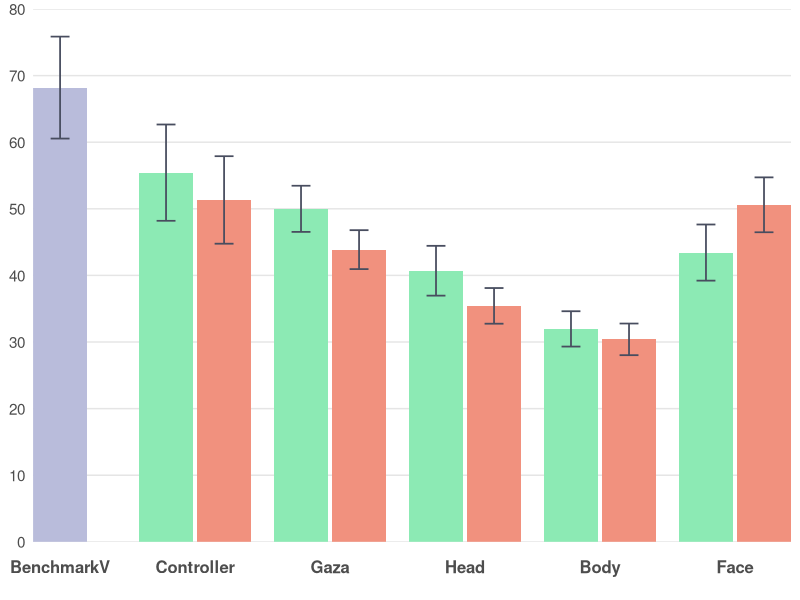
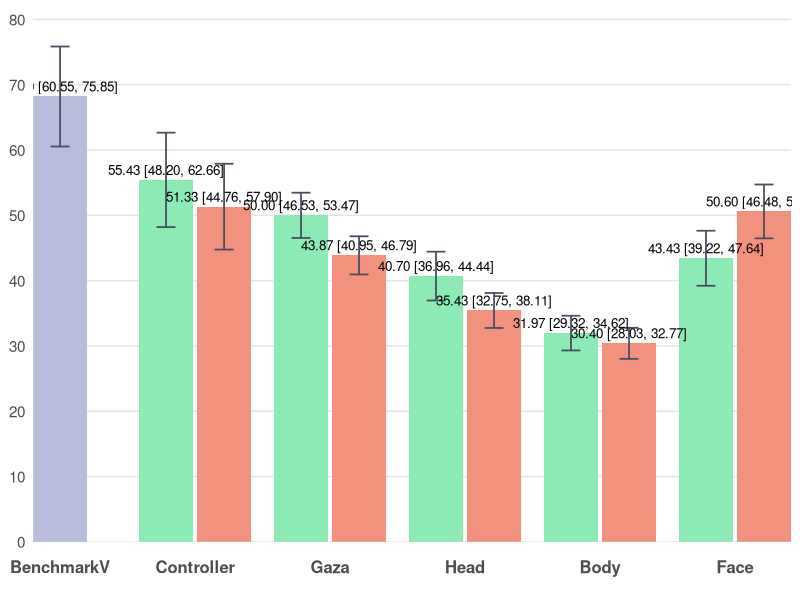

Here is the R script that generated these plots, in order:
# ================= Packages =================
if (!require(ggplot2)) install.packages("ggplot2")
library(ggplot2)

# ================= Data =================
bench_mean <- 68.20; bench_sd <- 20.50

dat <- data.frame(
  Category = c("BenchmarkV",
               "Controller","Controller",
               "Gaza","Gaza",
               "Head","Head",
               "Body","Body",
               "Face","Face"),
  slot     = c("C",
               "L","R",
               "L","R",
               "L","R",
               "L","R",
               "L","R"),
  series   = c("BenchmarkV",
               "Easy","Hard",
               "Easy","Hard",
               "Easy","Hard",
               "Easy","Hard",
               "Easy","Hard"),
  mean     = c(bench_mean,
               55.43, 51.33,
               50.00, 43.87,
               40.70, 35.43,
               31.97, 30.40,
               43.43, 50.60),
  sd       = c(bench_sd,
               19.36, 17.59,
               9.28,  7.82,
               10.01, 7.17,
               7.11,  6.36,
               11.28, 11.04),
  stringsAsFactors = FALSE
)

# 固定横轴顺序
dat$Category <- factor(dat$Category,
  levels = c("BenchmarkV","Controller","Gaza","Head","Body","Face"))
dat$slot   <- factor(dat$slot, levels = c("L","C","R"))
dat$series <- factor(dat$series, levels = c("Easy","BenchmarkV","Hard"))

# ================= 手动定位（确保居中+相邻柱体有间距） =================
# 以每个类目的中心为整数(1,2,3,...)，在左右各偏移 delta；两柱宽度为 bar_w
group_w <- 0.8               # 每个类目总体占宽（<1 避免挤到相邻类目）
bar_w   <- group_w / 2       # 0.4  柱体宽度保持不变
delta   <- group_w / 4       # 0.2  基础偏移
gap     <- 0.03              # 相邻柱体间距（几个像素）

# 对于非BenchmarkV类别，L和R之间增加间距
offset_map <- c(L = -delta - gap/2, C = 0, R = +delta + gap/2)

x_base <- as.numeric(dat$Category)
dat$x  <- x_base + unname(offset_map[as.character(dat$slot)])

# ================= 配色方案 =================
col_easy  <- "#8CEAB4"      # Easy
col_hard  <- "#F1917E"      # Hard
col_bench <- "#B9BCDB"      # BenchmarkV

err_col   <- "#484D5F"

theme_base <- theme_minimal(base_size = 13) +
  theme(
    legend.position    = "none",
    panel.background   = element_rect(fill = "#FFFFFF", color = NA),  # 白底
    plot.background    = element_rect(fill = "#FFFFFF", color = NA),  # 白底
    panel.grid.major   = element_blank(),  # 去除所有网格线
    panel.grid.minor   = element_blank(),  # 去除所有网格线
    panel.grid.major.x = element_blank(),
    panel.grid.minor.x = element_blank(),
    panel.grid.major.y = element_blank(),
    panel.grid.minor.y = element_blank(),
    axis.ticks.x       = element_blank(),  # 去除x轴刻度线（底部灰色竖线）
    axis.ticks.y       = element_blank(),  # 去除y轴刻度线（左侧竖着的刻度线）
    axis.line.x        = element_blank(),  # 去除x轴线（底部灰色竖线）
    axis.line.y        = element_blank(),  # 去除y轴线（左侧竖线）
    axis.text.x        = element_text(size = 12, face = "bold", 
                                       margin = margin(t = 10, b = 10)),  # 底部文字距离坐标轴更远
    axis.text.y        = element_text(size = 11),
    axis.title         = element_blank()
  )

# y 轴：0-80 的坐标线
y_top    <- 80
y_breaks <- seq(0, 80, by = 10)

# x 轴：用数值坐标，刻度放在每个类目中心
x_breaks <- seq_along(levels(dat$Category))
x_labels <- levels(dat$Category)

# ================= 95% 置信区间计算 =================
n <- 30  # 样本量
df <- n - 1  # 自由度 = 29
t_critical <- qt(0.975, df)  # t分布临界值（95% CI，双尾）
# 计算95% CI的误差范围
dat$ci_margin <- t_critical * (dat$sd / sqrt(n))

# ================= 图1：不带标注 =================
p1 <- ggplot(dat, aes(x = x, y = mean, fill = series)) +
  # 手动添加 0-80 的水平坐标线
  geom_hline(yintercept = y_breaks, color = "#E5E5E5", linewidth = 0.5) +
  geom_col(width = bar_w, position = "identity", colour = NA) +
  geom_errorbar(aes(ymin = mean - ci_margin, ymax = mean + ci_margin),
                width = bar_w * 0.35, color = err_col, linewidth = 0.6,
                position = "identity") +
  scale_fill_manual(values = c(Easy = col_easy, BenchmarkV = col_bench, Hard = col_hard)) +
  scale_y_continuous(breaks = y_breaks, minor_breaks = NULL) +
  scale_x_continuous(breaks = x_breaks, labels = x_labels, expand = c(0, 0)) +
  coord_cartesian(ylim = c(0, y_top), expand = 0) +
  theme_base

# ================= 图2：带"均值 (95% CI)"标注 =================
lab_df <- transform(dat, label = sprintf("%.2f [%.2f, %.2f]", mean, 
                                          mean - ci_margin, mean + ci_margin))

p2 <- ggplot(dat, aes(x = x, y = mean, fill = series)) +
  # 手动添加 0-80 的水平坐标线
  geom_hline(yintercept = y_breaks, color = "#E5E5E5", linewidth = 0.5) +
  geom_col(width = bar_w, position = "identity", colour = NA) +
  geom_errorbar(aes(ymin = mean - ci_margin, ymax = mean + ci_margin),
                width = bar_w * 0.35, color = err_col, linewidth = 0.6,
                position = "identity") +
  geom_text(data = lab_df, aes(label = label),
            vjust = -0.5, size = 3.4, position = "identity") +
  scale_fill_manual(values = c(Easy = col_easy, BenchmarkV = col_bench, Hard = col_hard)) +
  scale_y_continuous(breaks = y_breaks, minor_breaks = NULL) +
  scale_x_continuous(breaks = x_breaks, labels = x_labels, expand = c(0, 0)) +
  coord_cartesian(ylim = c(0, y_top * 1.02), expand = 0) +
  theme_base

# 保存文件
ggsave("no_labels/NoA_no_labels.png", p1, width = 8, height = 3.57, dpi = 300, bg = "white")
ggsave("with_labels/NoA_with_labels.png", p2, width = 8, height = 3.92, dpi = 300, bg = "white")
